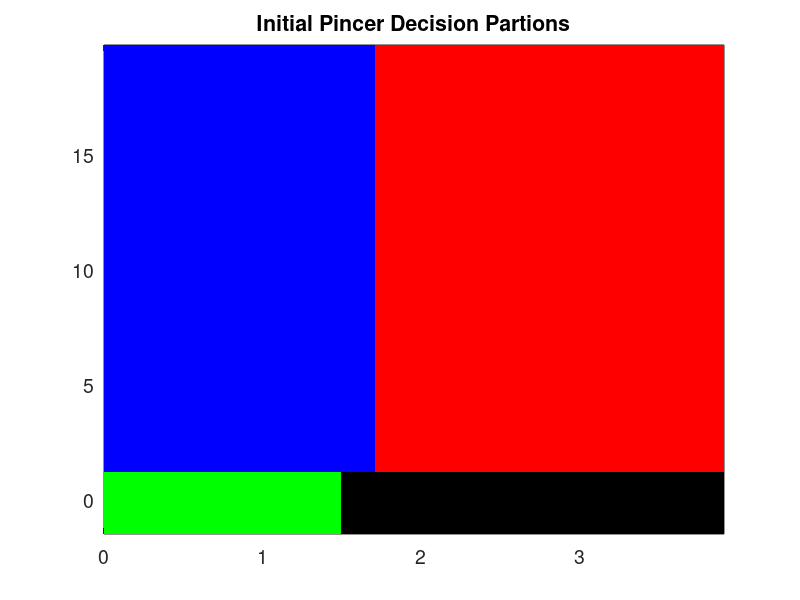

Reproduce this figure in MATLAB. (Note: this script raises an error after producing the figure.)
% decisionForMinimumBayesianRiskBoundary.m create the
% PDML defense decision regions
% Author: Jason Gross with slight mods by Cagri Kilic
% -------------------------------------------------------------------------
% NOTE: this script assumes that the Matlab workspace
% is populated with mpeIQMonteCarlo.m if not please uncomment below!
% -------------------------------------------------------------------------
% -------------------------------------------------------------------------
% clear all;
% load mpeIQMonteCarloall.mat
% -------------------------------------------------------------------------
% -------------------------------------------------------------------------
% configuration variables
% -------------------------------------------------------------------------
nTaps=11;            % select the taps number as 5,7,15 or 41 if you have
% -------------------------------------------------------------------------
% variable cost in theta 2, fixed 1, misclass 0
SAVEFIGS=0;             % switch to save time history of detector optimzation
tau_eml=2/(nTaps-1);    % spacing assumed (in chips) for the symmetric difference
pow=-1.5:.3:20;        % range and resolution of power for which regions are drawn
d1=[01:5:100 101:50:500 550:500:8500];		% range and resolution of symmetric differences for which regions are drawn
[da1R,powerR]=meshgrid(d1,pow);

% assume a reasonable partition based on visual
% inspection of the scatter plot for the initial decision regions

pdmlDecision=zeros(size(da1R));
benignSpoofMat=zeros(size(da1R));

%% 41taps
for i=1:length(pow)
    for j=1:length(d1)
        if (pow(i)<1.1&& d1(j)<30  )
            pdmlDecision(i,j)=1;
        elseif (pow(i)<1.1 && d1(j)>=30 )
            pdmlDecision(i,j)=2;
        elseif (pow(i)>=1.1&& d1(j)<50)
            pdmlDecision(i,j)=4;
        else
            pdmlDecision(i,j)=3;
        end
    end
end
% plot the initial decision regoins
mymap=[0 1 0; 0 0 0; 1 0 0; 0 0 1];

figure()
colormap(mymap);
h=pcolor(log10(d1),pow,pdmlDecision);
set(h, 'EdgeColor', 'none');
%xlabel('Distortion |a1|')
%ylabel('Power (dB)')
set(gca,'FontSize',14)
title('Initial Pincer Decision Partions')
drawnow
%saveas(gcf,'pincerDecinit.png');
%saveas(gcf,'pincerDecinit.eps');
%for a=0:2
a=1;
costType=a;

%initialize variables
dataKeys=zeros(Np,Nm);
powerSimObs=zeros(Np,Nm);
da0a1SimObs=zeros(Np,Nm);
thetas=zeros(Np,Nm);

deltaThetas=zeros(Np,Nm);
deltaTaus=zeros(Np,Nm);
etadBs=zeros(Np,Nm);
for i=1:Np
    for j=1:Nm
        PLinNoisey= 10^(Out(i,j).P/10);
        P_WRT_Nom=10*log10(PLinNoisey/PNomLin);
        p=P_WRT_Nom;
        d=(mpeOut1(i,j).chiSqr);
        
        [c powBinLocation] = min(abs(pow-p));
        [c da0a1BinLocation] = min(abs(d1-d));
        
        % determine unique 1D key within the 2D grid
        dataKeys(i,j)=(da0a1BinLocation)*length(d1)+powBinLocation;
        powerSimObs(i,j)=p;
        da0a1SimObs(i,j)=d;
        % although there is only one unique theta per set of Nm obs
        % storing this way makes keying the data easier
        thetas(i,j)=thetaKeys(i);
        deltaThetas(i,j)=simConfigs(i).Delta_theta;
        deltaTaus(i,j)=simConfigs(i).Delta_tau;
        etadBs(i,j)=simConfigs(i).etadB;
        
    end
end

% go through all the simulated obs & determine if it lies on a decision
% region boundary. if so, evaluate the current cost
% and find all other simulated obs of the same key location.
% determine if the cost of the location would be lower
% if another hypotheses were accepted.
% if so, change the for the location decision accordingly.
% for efficiency, keep track of the keys that have been checked and
% only check each key them once.
% iterate until now more boundaries are changed.

keysAlreadyChecked=[];
changedDecisionIndex=1;
if(SAVEFIGS)
    figSaveStr=sprintf('pincerDec%08d.png',changedDecisionIndex);
    saveas(gcf,figSaveStr);
end

costChange=0;
firstIteration=1;
lastPincerDecision=pdmlDecision;
% unless it is the first optimization iteration, quit optimizing if no
% changes were made in the last iteration.
while(sum(sum(pdmlDecision-lastPincerDecision))~=0 || firstIteration==1 )
    firstIteration=0;
    lastPincerDecision=pdmlDecision;
    for i=1:Np
        for j=1:Nm
            key=dataKeys(i,j);
            % only check each grid key once
            if find(key==keysAlreadyChecked)
                continue
            end
            % determine if on a decision boundary, if not, continue
            onDecisionBoundary=0;
            powLoc=mod(key,length(d1));
            
            da1Loc=floor((key)/length(d1));
            if((da1Loc>1))&& (da1Loc<length(d1)) &&( (powLoc>1)&&(powLoc<length(pow)))
                
                if powLoc<length(pow)
                    if(pdmlDecision(powLoc,da1Loc)~=pdmlDecision(powLoc+1,da1Loc))
                        onDecisionBoundary=1;
                    end
                end
                if powLoc<length(pow) && da1Loc<length(d1)
                    if (pdmlDecision(powLoc,da1Loc)~=pdmlDecision(powLoc+1,da1Loc+1))
                        onDecisionBoundary=1;
                    end
                end
                if(da1Loc<length(d1))
                    if (pdmlDecision(powLoc,da1Loc)~=pdmlDecision(powLoc,da1Loc+1))
                        onDecisionBoundary=1;
                    end
                end
                if(powLoc>1)
                    if (pdmlDecision(powLoc,da1Loc)~=pdmlDecision(powLoc-1,da1Loc))
                        onDecisionBoundary=1;
                    end
                end
                if(da1Loc>1)
                    if (pdmlDecision(powLoc,da1Loc)~=pdmlDecision(powLoc,da1Loc-1))
                        onDecisionBoundary=1;
                    end
                end
                if(da1Loc>1 && powLoc>1)
                    if (pdmlDecision(powLoc,da1Loc)~=pdmlDecision(powLoc-1,da1Loc-1))
                        onDecisionBoundary=1;
                    end
                end
                if(powLoc<length(pow) && da1Loc>1)
                    if (pdmlDecision(powLoc,da1Loc)~=pdmlDecision(powLoc+1,da1Loc-1))
                        onDecisionBoundary=1;
                    end
                end
                if(powLoc>1 && da1Loc<length(d1))
                    if (pdmlDecision(powLoc,da1Loc)~=pdmlDecision(powLoc-1,da1Loc+1))
                        onDecisionBoundary=1;
                    end
                end
            end
            
            if(onDecisionBoundary==0)
                continue
            end
            
            % keep track if this location has already been evaluated
            keysAlreadyChecked=[keysAlreadyChecked key];
            
            % evaluate cost of current decision and the cost of all the other
            % possible decisions for this  grid key location
            decisionOfGridKey=interp2(da1R,powerR,pdmlDecision,...
                da0a1SimObs(i,j),powerSimObs(i,j),'nearest');
            
            thetasInGridKey=thetas(dataKeys==key);
            etadBsinGridKey=etadBs(dataKeys==key);
            deltaTauIAsInGridKey=deltaTaus(dataKeys==key);
            deltaThetaIAsInGridKey=deltaThetas(dataKeys==key);
            
            currentCost=0;
            otherDecisions=find([1,2,3,4]~=decisionOfGridKey);
            otherDecisionCosts=[0,0,0];
            powLoc=mod(key,length(d1));
            da1Loc=floor((key)/length(d1));
            
            
            for k=1:length(thetasInGridKey)
                
                currentCost=currentCost+ pdmlCostFunctionSingle(decisionOfGridKey,...
                    thetasInGridKey(k)+1, etadBsinGridKey(k) ,deltaTauIAsInGridKey(k), ...
                    deltaThetaIAsInGridKey(k),tau_eml,costType);
                %                  benignSpoofMat(powLoc,da1Loc)=benignSpoof(decisionOfGridKey,...
                %                     thetasInGridKey(k)+1, etadBsinGridKey(k) ,deltaTauIAsInGridKey(k), ...
                %                     deltaThetaIAsInGridKey(k),tau_eml,costType);
                
                for l=1:length(otherDecisions)
                    otherDecisionCosts(l)=otherDecisionCosts(l)+ pdmlCostFunctionSingle(otherDecisions(l),...
                        thetasInGridKey(k)+1,etadBsinGridKey(k) ,...
                        deltaTauIAsInGridKey(k), deltaThetaIAsInGridKey(k),tau_eml,costType);
                end
            end
            
            % determine if cost can be reduced, if so, accept lowest cost
            if(sum(otherDecisionCosts<currentCost))
                newDecision=otherDecisions(otherDecisionCosts==min(otherDecisionCosts));
                
                % 2D grid location from key value
                powLoc=mod(key,length(d1));
                da1Loc=floor((key)/length(d1));
                
                
                disp([da1Loc powLoc])
                pdmlDecision(powLoc,da1Loc)=newDecision(1);
                changedDecisionIndex=changedDecisionIndex+1;
                
                % save the cost improvement history (for plotting)
                costChange(changedDecisionIndex)=costChange(changedDecisionIndex-1)+...
                    (currentCost-min(otherDecisionCosts));
            end
        end
    end
end
[M,N]=size(pdmlDecision);
for i=2:M-1
    for j=2:N-1
        
        decision=pdmlDecision(i,j);
        boundaryDecision=pdmlDecision(i,j+1);
        boundaryCount=0;
        if ((pdmlDecision(i,j-1)==boundaryDecision))
            boundaryCount= boundaryCount+1;
        end
        if ((pdmlDecision(i-1,j)==boundaryDecision))
            boundaryCount= boundaryCount+1;
        end
        if ((pdmlDecision(i+1,j)==boundaryDecision))
            boundaryCount= boundaryCount+1;
        end
        if (decision~=boundaryDecision)&&(boundaryCount>0)
            disp('Found Island')
            pdmlDecision(i,j)=boundaryDecision;
        end
    end
end

figure()
colormap(mymap);
h=pcolor(log10(d1),pow,pdmlDecision+benignSpoofMat);
set(h, 'EdgeColor', 'none');
%xlabel('Distortion |a1|')
%ylabel('Power (dB)')
set(gca,'FontSize',14)

figSaveStrpng=sprintf('pincerDec%d.png',a);
saveas(gcf,figSaveStrpng);
figSaveStrfig=sprintf('pincerDec%d.fig',a);
saveas(gcf,figSaveStrfig);
figSaveStrfig=sprintf('pincerDec%d.eps',a);
saveas(gcf,figSaveStrfig);

if costType==0
    save detectionCF0a1.mat d1 pow pdmlDecision
elseif costType==1
    save detectionCF1a1.mat d1 pow pdmlDecision
elseif costType==2
    save detectionCF2a1.mat d1 pow pdmlDecision
end
%end
